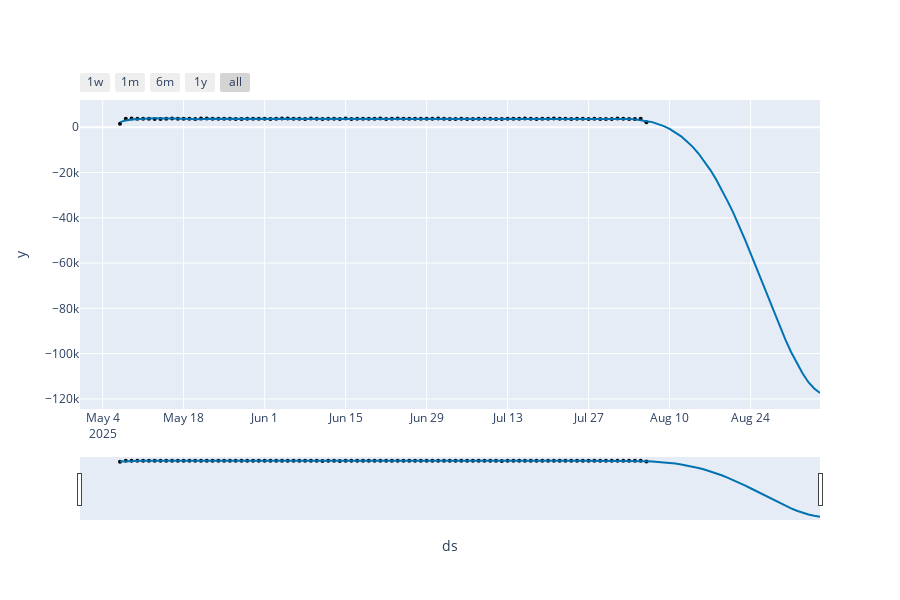

This figure's notebook cell:
### Code cell
from prophet import Prophet
from prophet.plot import plot_plotly  # For interactive

# Daily impressions
daily_impressions = full_df[full_df['event_type'] == 'Impression'].groupby('date').size().reset_index(name='impressions')
daily_impressions['date'] = pd.to_datetime(daily_impressions['date'])
daily_impressions = daily_impressions.rename(columns={'date': 'ds', 'impressions': 'y'})

# Fit Prophet
m = Prophet(yearly_seasonality=True, weekly_seasonality=True, daily_seasonality=False)
m.fit(daily_impressions)

# Forecast 30 days
future = m.make_future_dataframe(periods=30)
forecast = m.predict(future)

# Plot
fig = m.plot(forecast)
plt.title('Impressions Forecast')
plt.show()

# Interactive Plotly version
fig2 = plot_plotly(m, forecast)
fig2.show()
